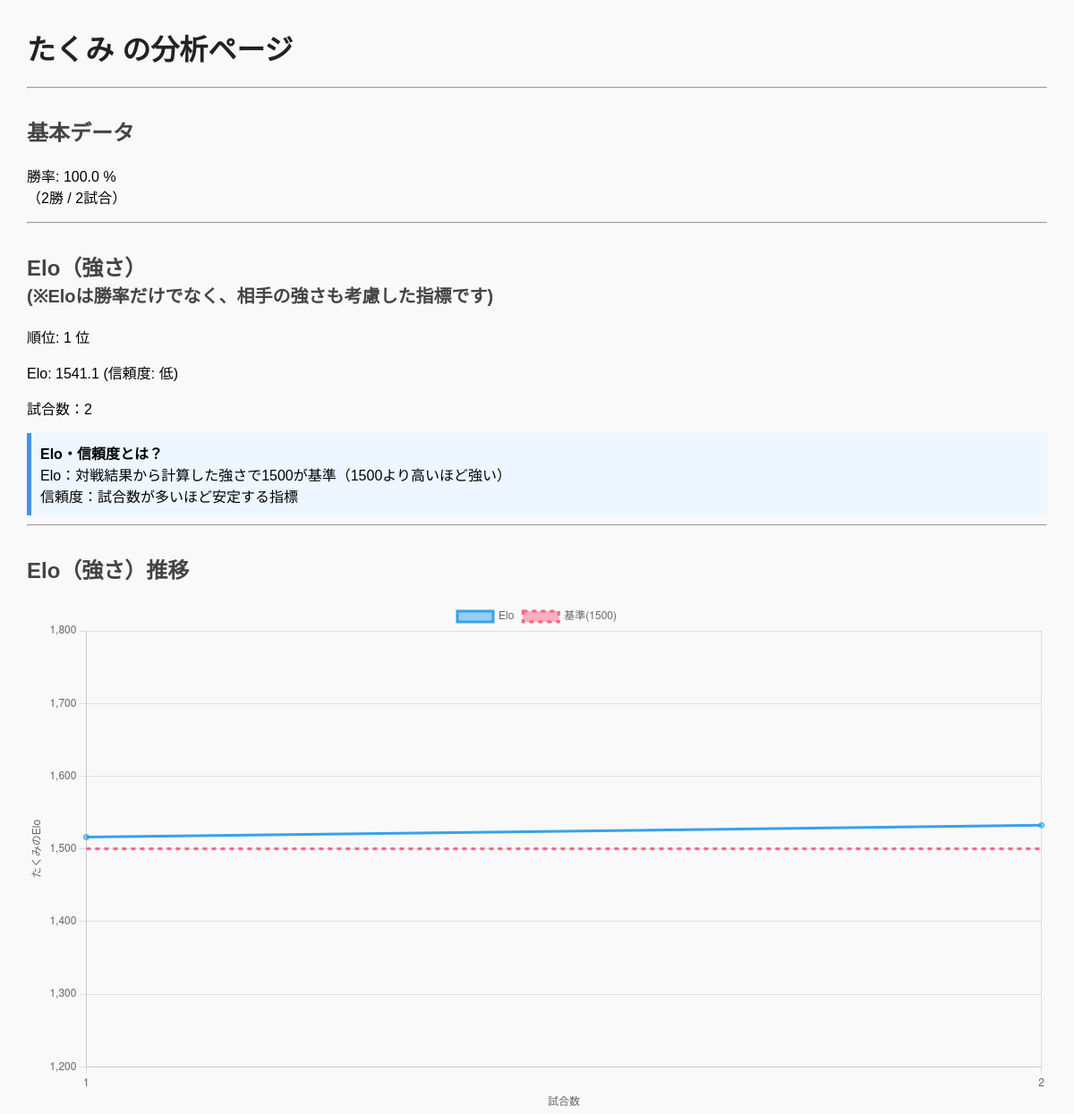
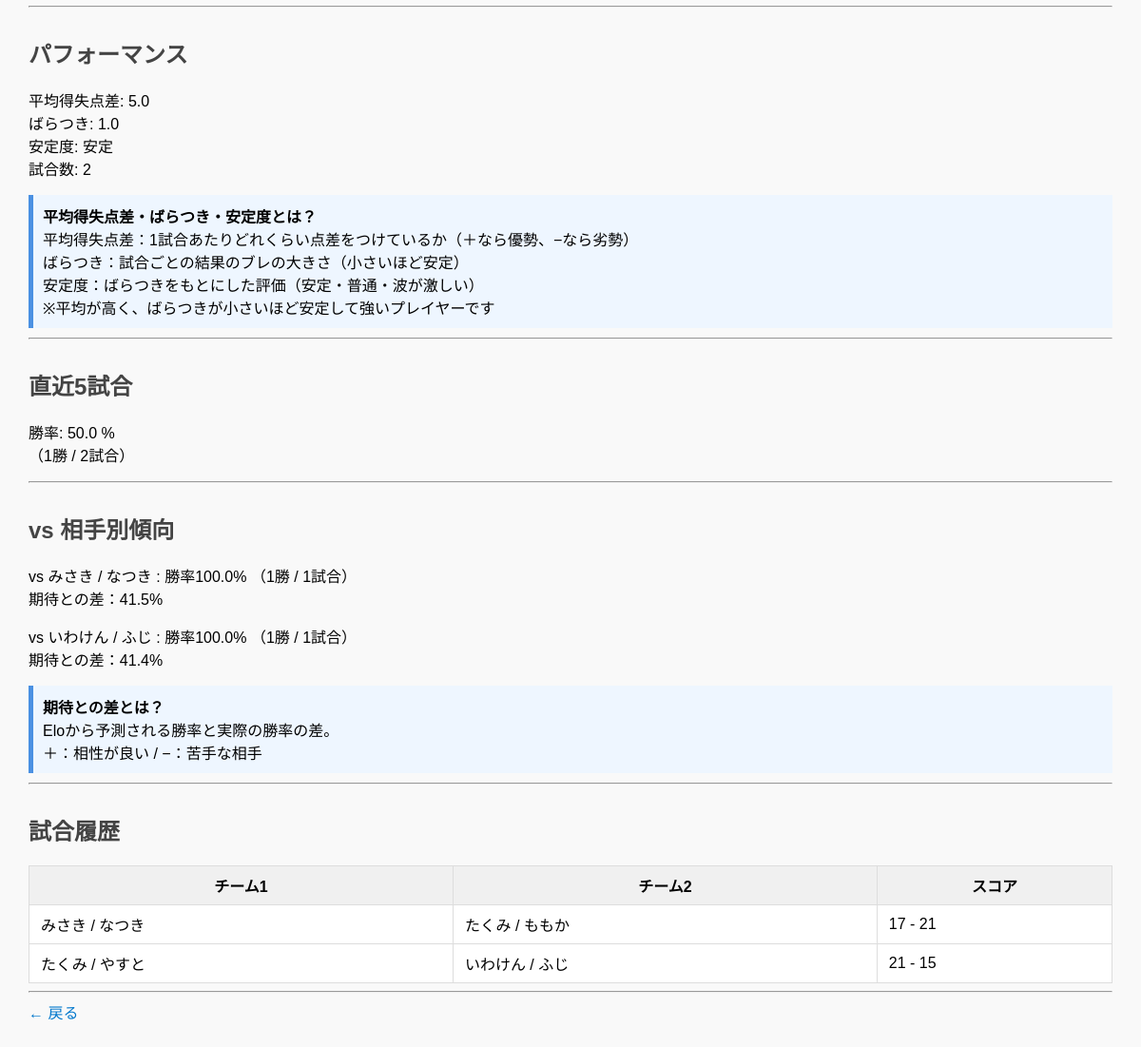
/player/たくみ, run on the app's committed database (2 pictures, top to bottom).
### tables this page shows
CREATE TABLE matches (
            id INTEGER PRIMARY KEY AUTOINCREMENT,
            team1_p1 TEXT,
            team1_p2 TEXT,
            team2_p1 TEXT,
            team2_p2 TEXT,
            score1 INTEGER,
            score2 INTEGER,
            created_at TIMESTAMP DEFAULT CURRENT_TIMESTAMP
);

### app.py (the view)
@app.route('/player/<name>') # ルーティング
def player_detail(name):
    name = normalize_name(name)
    matches = load_data() # 全試合取得
    history_all = player_elo_history(matches) # elo履歴取得
    player_history = history_all.get(name, []) # そいつのeloだけ取り出す、存在しなければ空のリスト
    player_matches = [] # 空のリストを作成
    for m in matches: # 全試合見て
        if name in m["team1"] or name in m["team2"]: # そいつが試合に出てたら
            player_matches.append(m) # player_matchesに追加、そいつが出た試合のみ入る、つまりそいつのみの試合データ
    player_elo_data = player_elo(matches) # elo計算
    elo_value = player_elo_data.get(name, 1500) # そいつのelo取得、なければ1500にしとく
    stats = player_stats(player_matches) # そいつの試合を分析さす
    d = player_diff_stats(player_matches).get( # 得失点差計算させて
        name, # 名前と
        {"mean":0,"var":0,"std":0,"games":0,"stability":"不明"} # この辞書だけ抜き取る、なかったらこの値を返すようにしてる
    )
    recent = recent_result(player_matches) # 最近の成績分析
    opp_stats = opponent_stats(player_matches, name) # 相性分析
    player_elo_sorted = sorted( #eloランキング作成
        player_elo_data.items(),  # 名前とeloとってタプルにして
        key=lambda x: x[1], # eloを軸にソート
        reverse=True # 降順
    )
    rank = None # まだ順位なし
    for i, (n, e) in enumerate(player_elo_sorted):
        if n == name: # もし名前が一致してたら下の処理
            rank = i + 1 # インデックス番号+1が順位
            break # で、処理終了
    if len(player_matches) < 10:
        trust = "低"
    elif len(player_matches) < 30:
        trust = "中"
    else:
        trust = "高"
    return render_template( # htmlに渡す
        "player_detail.html",
        name=name,
        matches=player_matches,
        stats=stats,
        d = d,
        recent=recent,
        opp_stats=opp_stats,
        elo=elo_value,
        rank=rank,
        trust=trust,
        history=player_history
    )

### app.py (called while the page is built)
def normalize_name(name):
    return name.strip().replace("　", " ").lower()

def get_k(games): # 試合数によってK値を変える関数
    if games < 10: # 試合数少ないときは大きく変動させる
        return 40
    elif games < 30: # 安定してきたら変動を減らす
        return 24
    else:
        return 16 # それ以上ならこんなもんだと思う

def predict_win_rate(r1, r2): # eloの勝率予測関数
    return 1 / (1 + 10 ** ((r2 - r1) / 400)) # 公式

def expected_score(ra, rb): # Aが勝つ確率を計算する関数
    return 1 / (1 + 10 ** ((rb - ra) / 400)) # 公式

def update_elo(ra, rb, score_a, k=32): # eloレート更新関数
    ea = expected_score(ra, rb) # Aの期待勝率計算
    eb = 1 - ea # 余事象
    ra_new = ra + k * (score_a - ea) #Aのelo公式
    rb_new = rb + k * ((1 - score_a) - eb) # Bのelo公式
    return ra_new, rb_new # 返す

def recent_result(matches, n=5): # 直近五試合の成績関数
    recent = matches[:n] # matchesリストの先頭からn個取り出す、load_data()でORDER BY id DESCにしてたから新しい試合順になってる
    wins = 0 # 初期化
    for m in recent: # recentから一個ずつ取り出して下の処理
        if m["score1"] > m["score2"]:
            wins += 1
    total = len(recent) # recentの長さをカウントして
    win_rate = (wins / total * 100) if total > 0 else 0 # 0devideエラー防止
    return {
        "games": total,
        "wins": wins,
        "win_rate": round(win_rate, 1)
    }

def player_stats(matches): # matchesを引数にしてプレイヤー成績作成する関数
    stats = defaultdict(lambda: {"win": 0, "game": 0}) # {"win": 0, "game": 0}:新しいキーがアクセスされたときに生成される辞書の初期値,辞書in辞書
    for m in matches: # 1試合ずつみる
        team1 = m["team1"] # チーム取り出し
        team2 = m["team2"]
        if m["score1"] > m["score2"]: # 勝敗判定
            winners = team1
        else:
            winners = team2
        for p in team1 + team2: # リスト結合して左から順に選手を取り出して、その選手の試合数を+1することを選手ごとに繰り返す
            stats[p]["game"] += 1
        for p in winners: # 上でできた勝者だけループさせる
            stats[p]["win"] += 1 # 勝ちカウンターを+1
    return stats # statsを返す

def load_data():
    conn = sqlite3.connect('matches.db') # matches.dbというデータベースに接続、なければ作る、データベース本体
    c = conn.cursor() # SQLを実行するための操作役conn（データベース）のcursor（操作する人）
    c.execute("""
              SELECT id, team1_p1, team1_p2,team2_p1, team2_p2, score1, score2, created_at FROM matches ORDER BY id DESC
              """)
    rows = c.fetchall()
    conn.close() # データベースとの接続を切る
    matches = [] #空のリストを用意、ここに結果をためてく
    for r in rows:
        matches.append({
            "id": r[0],
            "team1": [r[1], r[2]],
            "team2": [r[3], r[4]],
            "score1": r[5],
            "score2": r[6],
            "created_at": r[7][:16]} )
    return matches

### templates/player_detail.html (shortened to what this page needs)
<!DOCTYPE html>
<html>
<head>
</head>
<body>
<h1>{{ name }} の分析ページ</h1>
<hr>
<h2>基本データ</h2>
{% set s = stats.get(name, {"win": 0, "game": 0}) %}
<p>
勝率: {{ (s.win/ s.game * 100) | round(1) if s.game else 0 }} %<br>
（{{ s.win if s.game else 0 }}勝 / {{ s.game if s.game else 0 }}試合）
</p>
<hr>
<h2>Elo（強さ）<br><small>(※Eloは勝率だけでなく、相手の強さも考慮した指標です)</small></h2>
<p>順位: {{ rank }} 位</p>
<p>Elo: {{ elo | round(1) }} (信頼度: {{ trust }})</p>
<p>試合数：{{ s.game if s.game else 0 }}</p>
<div style="
    background-color: #eef6ff;
    padding: 10px;
    border-left: 5px solid #4a90e2;
    margin-bottom: 10px;
">
<strong>Elo・信頼度とは？</strong><br>
Elo：対戦結果から計算した強さで1500が基準（1500より高いほど強い）<br>
信頼度：試合数が多いほど安定する指標
</div>
<hr>
<h2>Elo（強さ）推移</h2>
{% if history and history|length > 0 %}
<canvas id="eloChart"></canvas>
<script>
const data = {{ history | tojson }};
// 試合番号（1,2,3,...）
const labels = data.map((_, i) => i + 1);
new Chart(document.getElementById('eloChart'), {
    type: 'line',
    data: {
        labels: labels,
        datasets: [{
            label: 'Elo',
            data: data,
            tension: 0.3,
            pointRadius:3
        },
        {
       label: '基準(1500)',
            data: labels.map(() => 1500),
            borderDash: [5,5],
            pointRadius: 0
        }
        ]
    },
     options: {
        scales: {
            x: {
                title: {
                    display: true,
                    text: '試合数'
                }
            },
            y: {
                title: {
                    display: true,
                    text: '{{ name }}のElo'
                },
                min: 1200,
                max: 1800
            }
        }
    }
});
</script>
{% else %}
<p>データがありません</p>
{% endif %}
<hr>
<h2>パフォーマンス</h2>
<p>
平均得失点差: {{ d.mean | round(1) if d else 0 }}<br>
ばらつき: {{ d.std | round(1) if d else 0 }}<br>
安定度: {{ d.stability if d else "不明" }}<br>
試合数: {{ d.games if d else 0 }}
</p>
<div style="
    background-color: #eef6ff;
    padding: 10px;
    border-left: 5px solid #4a90e2;
    margin-bottom: 10px;
">
<strong>平均得失点差・ばらつき・安定度とは？</strong><br>
平均得失点差：1試合あたりどれくらい点差をつけているか（＋なら優勢、−なら劣勢）<br>
ばらつき：試合ごとの結果のブレの大きさ（小さいほど安定）<br>
安定度：ばらつきをもとにした評価（安定・普通・波が激しい）<br>
※平均が高く、ばらつきが小さいほど安定して強いプレイヤーです
</div>
<hr>
<h2>直近5試合</h2>
<p>
勝率: {{ recent.win_rate }} %<br>
（{{ recent.wins }}勝 / {{ recent.games }}試合）
</p>
<hr>
<h2>vs 相手別傾向</h2>
{% for opp, win, game, rate, delta in opp_stats %}
<p>
vs {{ opp[0] }} / {{ opp[1] }} :
勝率{{ rate | round(1) }}%
（{{ win }}勝 / {{ game }}試合）
<br>
期待との差：{{ delta | round(1) }}%
</p>
{% endfor %}
<div style="
    background-color: #eef6ff;
    padding: 10px;
    border-left: 5px solid #4a90e2;
    margin-bottom: 10px;
">
<strong>期待との差とは？</strong><br>
Eloから予測される勝率と実際の勝率の差。<br>
＋：相性が良い / −：苦手な相手
</div>
<hr>
<h2>試合履歴</h2>
<table border="1" cellpadding="5">
<tr>
    <th>チーム1</th>
    <th>チーム2</th>
    <th>スコア</th>
</tr>
{% for m in matches %}
<tr>
    <td>{{ m.team1[0] }} / {{ m.team1[1] }}</td>
    <td>{{ m.team2[0] }} / {{ m.team2[1] }}</td>
    <td>{{ m.score1 }} - {{ m.score2 }}</td>
</tr>
{% endfor %}
</table>
<hr>
<a href="/">← 戻る</a>
</body>
</html>

### templates/player_detail.html (style rules this page uses)
body { font-family: Arial, sans-serif; margin: 30px; background-color: #f9f9f9; }
h1 { color: #222; }
h2 { margin-top: 30px; color: #444; }
table { border-collapse: collapse; width: 100%; background-color: white; }
th, td { padding: 8px 12px; border: 1px solid #ddd; }
th { background-color: #f0f0f0; }
a { text-decoration: none; color: #0077cc; }

### data on the page
matches: team1_p1 "みさき", team1_p2 "なつき", team1_p1 "みさき", team1_p2 "なつき", team2_p1 "たくみ", team2_p2 "ももか"
matches: team2_p1 "いわけん", team2_p2 "ふじ", team1_p1 "たくみ", team1_p2 "やすと", team2_p1 "いわけん", team2_p2 "ふじ"

### other printed values
{{ name }} "たくみ"
{{ (s.win/ s.game * 100) | round(1) if s.game else 0 }} "100.0"
{{ s.win if s.game else 0 }} "2"
{{ s.game if s.game else 0 }} "2"
{{ rank }} "1"
{{ elo | round(1) }} "1541.1"
{{ trust }} "低"
{{ d.mean | round(1) if d else 0 }} "5.0"
{{ d.std | round(1) if d else 0 }} "1.0"
{{ d.stability if d else "不明" }} "安定"
{{ d.games if d else 0 }} "2"
{{ recent.win_rate }} "50.0"
{{ recent.wins }} "1"
{{ recent.games }} "2"
{{ rate | round(1) }} "100.0" "100.0"
